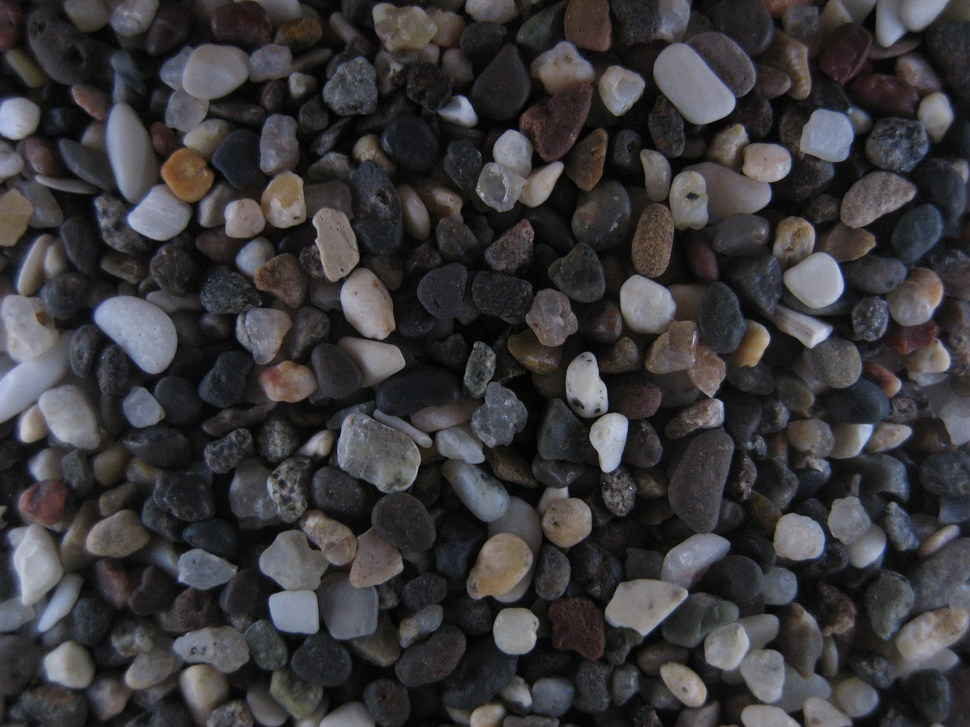
%> input picture images/IMG_0202.JPG, 970 x 727 px, shrunk from 2592 x 1944 before the run
$ octave dgs_gui_fileload.m   (GNU Octave 9; MATLAB toolbox functions it lacks are replaced by stand-ins)
%> lines starting %> are read from the running program, lines starting %| are printed output that depends on the picture

% dgs_gui_fileload
% loads images into the program
%
% Written by Daniel Buscombe, various times in 2012 - 2014
% while at
% School of Marine Science and Engineering, University of Plymouth, UK
% then
% Grand Canyon Monitoring and Research Center, U.G. Geological Survey, Flagstaff, AZ
% please contact:
% dbuscombe@usgs.gov
% for lastest code version please visit:
% https://github.com/dbuscombe-usgs
% see also (project blog):
% http://dbuscombe-usgs.github.com/
%====================================
%   This function is part of 'dgs-gui' software
%   This software is in the public domain because it contains materials that originally came
%   from the United States Geological Survey, an agency of the United States Department of Interior.
%   For more information, see the official USGS copyright policy at
%   http://www.usgs.gov/visual-id/credit_usgs.html#copyright
%====================================

[image_name, image_path] = uigetfile({'*.*';'*.JPG';'*.BMP';'*.PNG';...
    '*.TIFF';'*.jpg';'*.bmp';'*.png';'*.tiff';'*.tif'},...
    'Load images ...', 'MultiSelect', 'on');	% get image names
%> the answer given: ../images/IMG_0202.JPG

if isequal(image_name,0) || isequal(image_path,0)
    disp('You pressed cancel') % msg if cancel button pressed

else % cancel button not pressed

    addpath(image_path) % add these to path so matlab can find them

    if ~iscell(image_name) % only 1 image selected

        F{1}=[image_path,image_name];

        sample(1).data=imread([image_path image_name]);
        if numel(size(sample(1).data))==3
            sample(1).data=double(0.299 * sample(1).data(:,:,1) + 0.5870 * ...
                sample(1).data(:,:,2) + 0.114 * sample(1).data(:,:,3));
        else
            sample(1).data=double(sample(1).data);
        end

        im=sample(1).data;
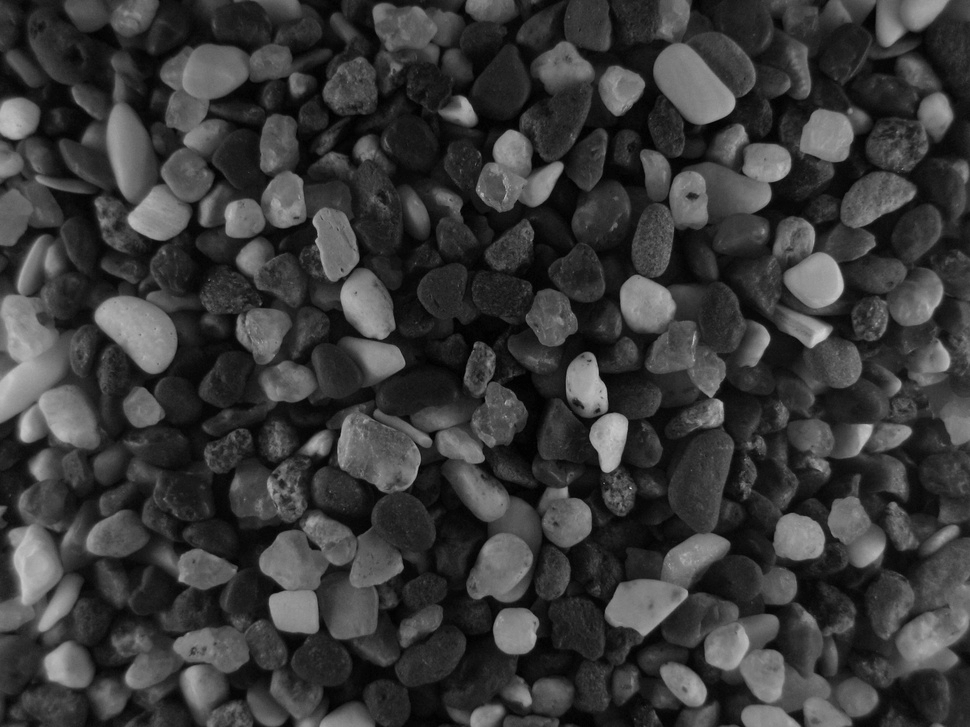
%> im: size 727x970 double; min 0, max 209, mean 57.3

% [16 lines of commented-out code are left out]

        sample(1).data=im;

        sample(1).name=image_name;
        sample(1).num_roi=0;
        sample(1).whole_roi=0;
        sample(1).roi={};
        sample(1).roi_x={};
        sample(1).roi_y={};
        sample(1).resolution=1;
        sample(1).flattened=0;
        sample(1).filtered=0;
        sample(1).filt1=2;
        sample(1).filt2=0.25;
        sample(1).filt3=2;
        sample(1).percentiles={};
        sample(1).arith_moments={};
        sample(1).geom_moments={};
        sample(1).dist={};


    else % more than 1 image

        % more efficient to preallocate
        sample = struct('data',cell(1,length(image_name)),...
            'name',cell(1,length(image_name)),...
            'resolution',cell(1,length(image_name)),....
            'num_roi',cell(1,length(image_name)),....
            'whole_roi',cell(1,length(image_name)),....
            'roi',cell(1,length(image_name)),...
            'roi_y',cell(1,length(image_name)),...
            'roi_x',cell(1,length(image_name)),...
            'flattened',cell(1,length(image_name)),....
            'filtered',cell(1,length(image_name)),...
            'filt1',cell(1,length(image_name)),...
            'filt2',cell(1,length(image_name)),...
            'filt3',cell(1,length(image_name)),...
            'percentiles',cell(1,length(image_name)),...
            'arith_moments',cell(1,length(image_name)),...
            'geom_moments',cell(1,length(image_name)),...
            'dist',cell(1,length(image_name)));

        F=cell(1,size(image_name,2));
        for i=1:size(image_name,2)
            ff=fullfile(image_path, char(image_name(i)));
            disp(['User selected ', ff]);
            %fprintf(fid,'%s\n',['%User selected ', ff]);
            F{i}=ff;
        end

        % load first two images only
        sample(1).data=imread([image_path char(image_name(1))]);
        %                 sample(1).data=imread([image_path image_name]);


        if numel(size(sample(1).data))==3
        sample(1).data=double(0.299 * sample(1).data(:,:,1) + 0.5870 * ...
            sample(1).data(:,:,2) + 0.114 * sample(1).data(:,:,3));

        else
        sample(1).data=double(sample(1).data);
        end

        im=sample(1).data;

% [16 lines of commented-out code are left out]

        sample(1).data=im;

        for i=1:length(image_name)
            %         sample(i).data=imread([image_path char(image_name(i))]);
            sample(i).name=char(image_name(i));
            sample(i).num_roi=0;
%             sample(i).roi={};
%             sample(i).roi_x={};
%             sample(i).roi_y={};
            sample(i).resolution=1;
            sample(i).flattened=0;
            sample(i).filtered=0;
            sample(i).filt1=2;
            sample(i).filt2=0.25;
            sample(i).filt3=2;
        end

    end

end


h=findobj('tag','current_image');
set(h,'userdata',sample);
set(h,'cdata',sample(1).data); % make first image appear

[Nv,Nu,blank] = size(sample(1).data);
%> Nv = 727; Nu = 970; blank = 1
set(h,'xdata',1:Nu); % scales and labels
set(h,'ydata',1:Nv);
set(findobj('tag','im_axes1'),'xlim',[-2 Nu+2],'ylim',[-2 Nv+2])
% on axes and labels
% set(findobj('tag','image'),'xlim',[0.5 Nu+0.5],'ylim',[0.5 Nv+.5])
grid on

clear c h

set(get(findobj('tag','im_axes1'),'title'),'string',char(sample(1).name))

set(get(findobj('tag','im_axes1'),'xlabel'),'string','pixels')
set(get(findobj('tag','im_axes1'),'ylabel'),'string','pixels')

h=findobj('tag','PickImage');
set(h,'string',{sample.name}); % assign current image
colormap gray


% calculate 2D autocorrel
im=sample(1).data(1:min(Nu,Nv),1:min(Nu,Nv));
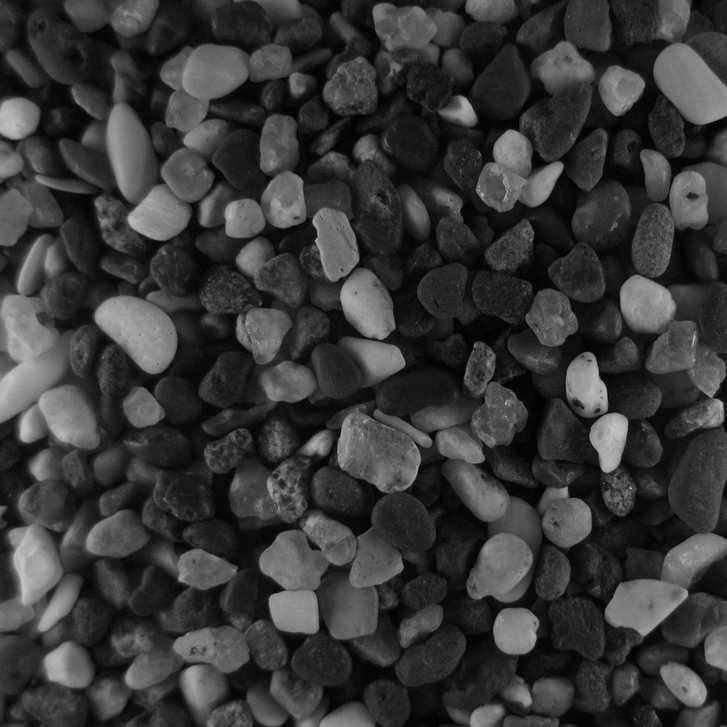
%> im: size 727x727 double; min 0, max 209, mean 56.4

% 2D-FFT transform on de-meaned image
% power spectrum
mag=abs(fft2(fftshift(im-mean(im(:))))).^2;
%Shift zero-frequency component to centre of spectrum
auto=fftshift(real(ifft2(mag)));
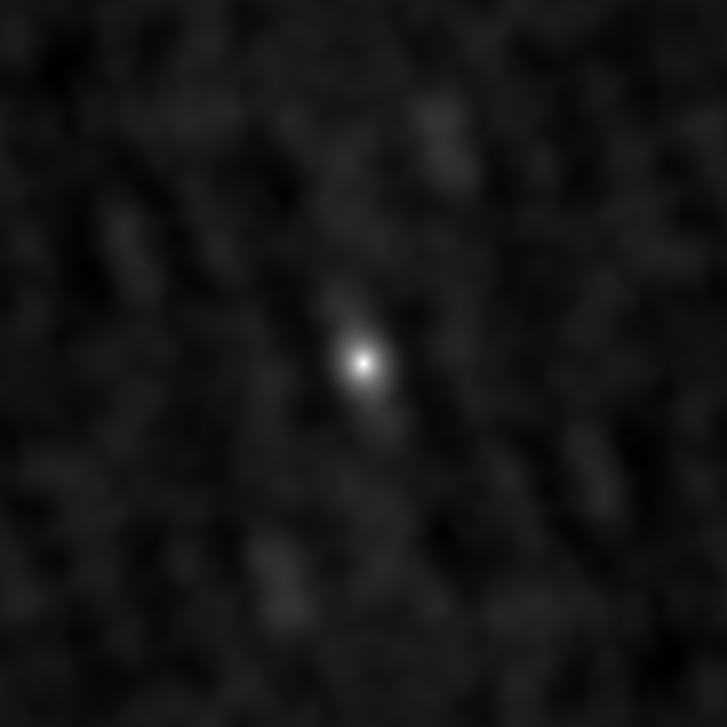
%> auto: size 727x727 double; min -76736732.6, max 855807142.4, mean 0; drawn with min black and max white
auto = auto./max(auto(:));

[centx,centy] = find(auto==1);
%> centx = 364; centy = 364
% spectify number of lags to compute
l = length(auto);
%> l = 727
nlags=round(l/8);
%> nlags = 91
% centre 2d autocorrelogram
auto = auto(centx-nlags:centx+nlags,centy-nlags:centy+nlags);
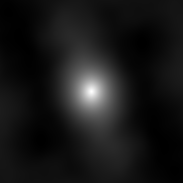
%> auto: size 183x183 double; min -0.0526, max 1, mean 0.0487; drawn with min black and max white

sample(1).auto = auto;
[Nv,Nu,blank] = size(sample(1).auto);
%> Nv = 183; Nu = 183

h=findobj('tag','auto_image');
set(h,'userdata',sample);
set(h,'cdata',sample(1).auto); % make fi

set(findobj('tag','auto_axes'),'xlim',[-2 min(Nu,Nv)+2],'ylim',[2 min(Nu,Nv)+2])
% on axes and labels
% set(findobj('tag','image'),'xlim',[0.5 Nu+0.5],'ylim',[0.5 Nv+.5])
grid off
title('2D autocorrelation')

clear h ans ff Nu Nv mag im auto nlags l centx centy

ix=1;

set(findobj('tag','current_image'),'userdata',sample);
clear ans

$ run again, on images/IMG_0249.JPG
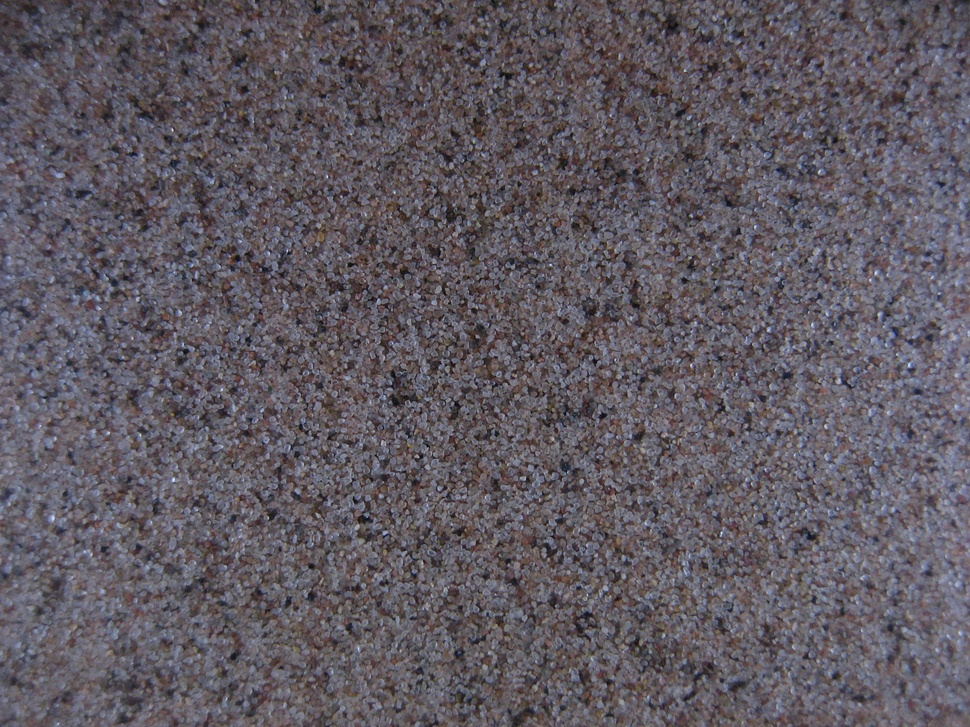
%> input picture images/IMG_0249.JPG, 970 x 727 px, shrunk from 2592 x 1944 before the run
%> `[Nv,Nu,blank] = size(sample(1).data);`: Nv = 727; Nu = 970; blank = 1
%> `im=sample(1).data(1:min(Nu,Nv),1:min(Nu,Nv));`:
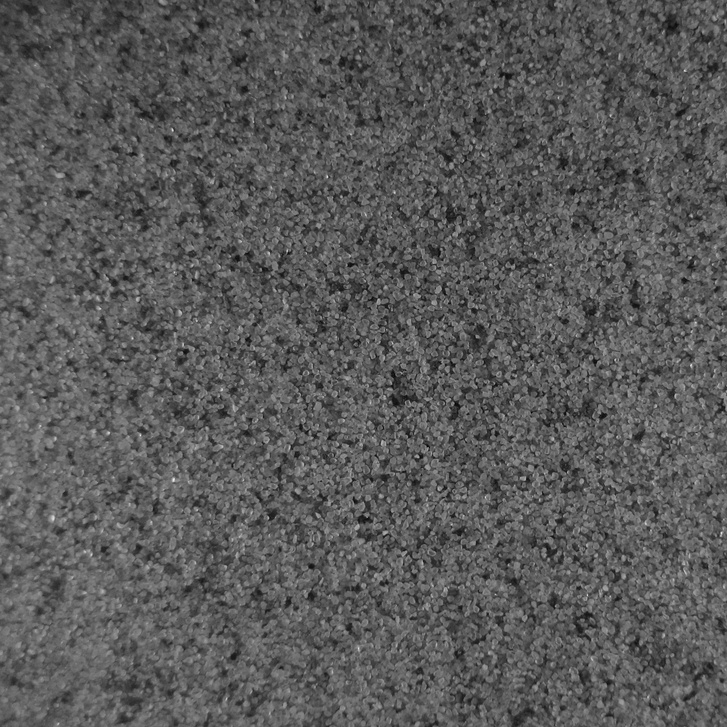
%> im: size 727x727 double; min 1, max 238, mean 89.5
%> `auto=fftshift(real(ifft2(mag)));`:
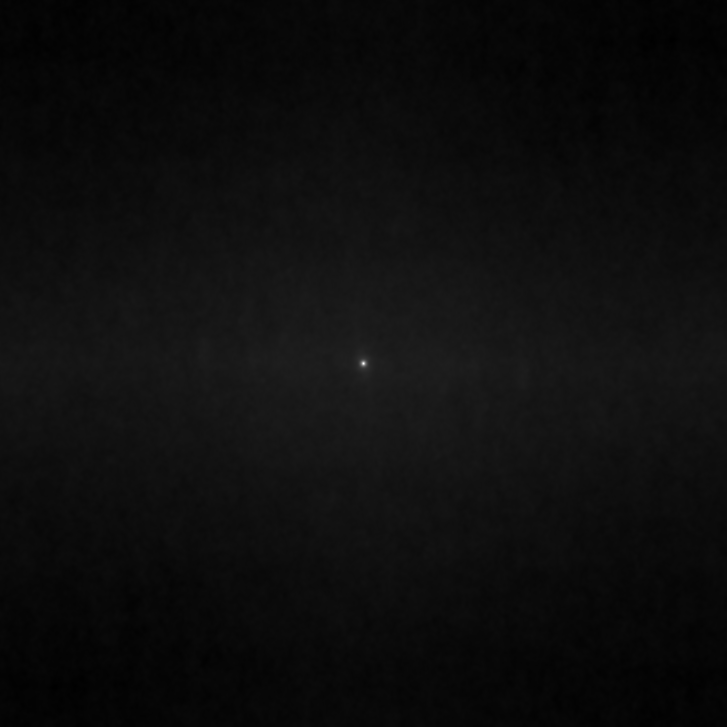
%> auto: size 727x727 double; min -15612365.5, max 274581565.5, mean 0; drawn with min black and max white
%> centx = 364
%> `[Nv,Nu,blank] = size(sample(1).auto);`: Nv = 183
